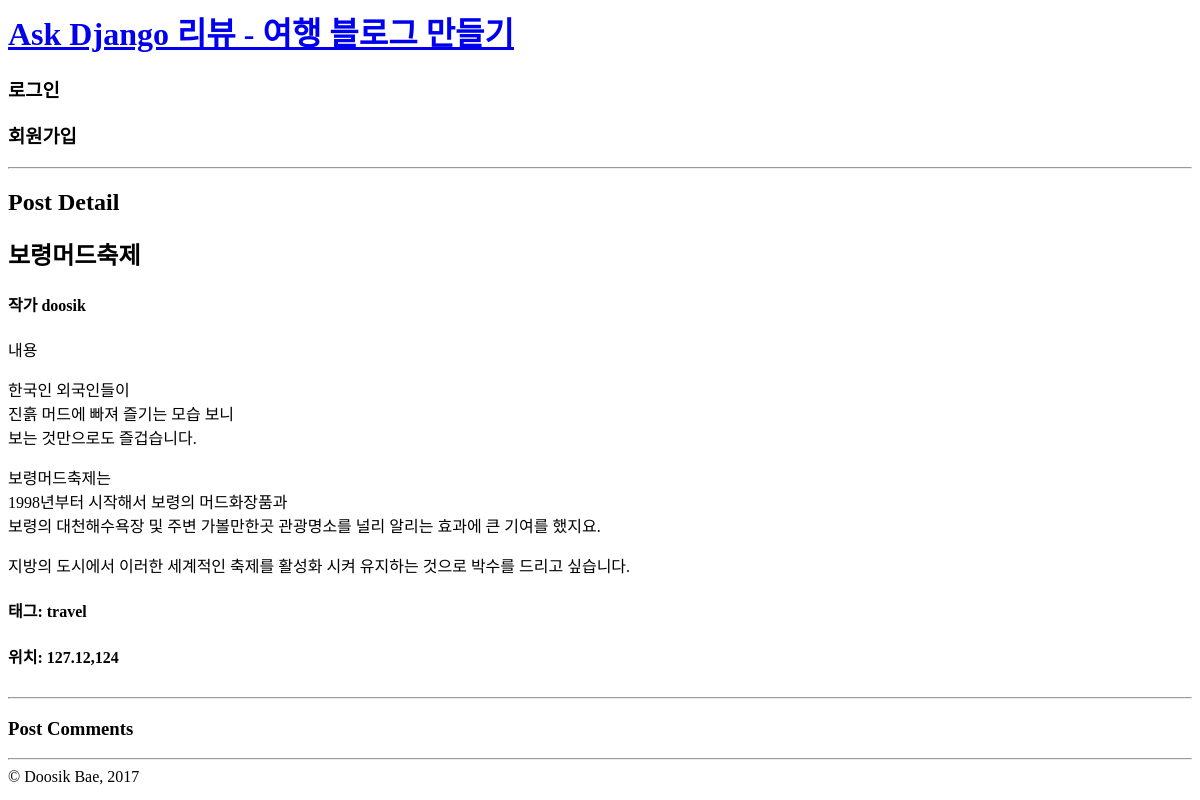
The page /post/detail/1/ on the database as committed earlier.
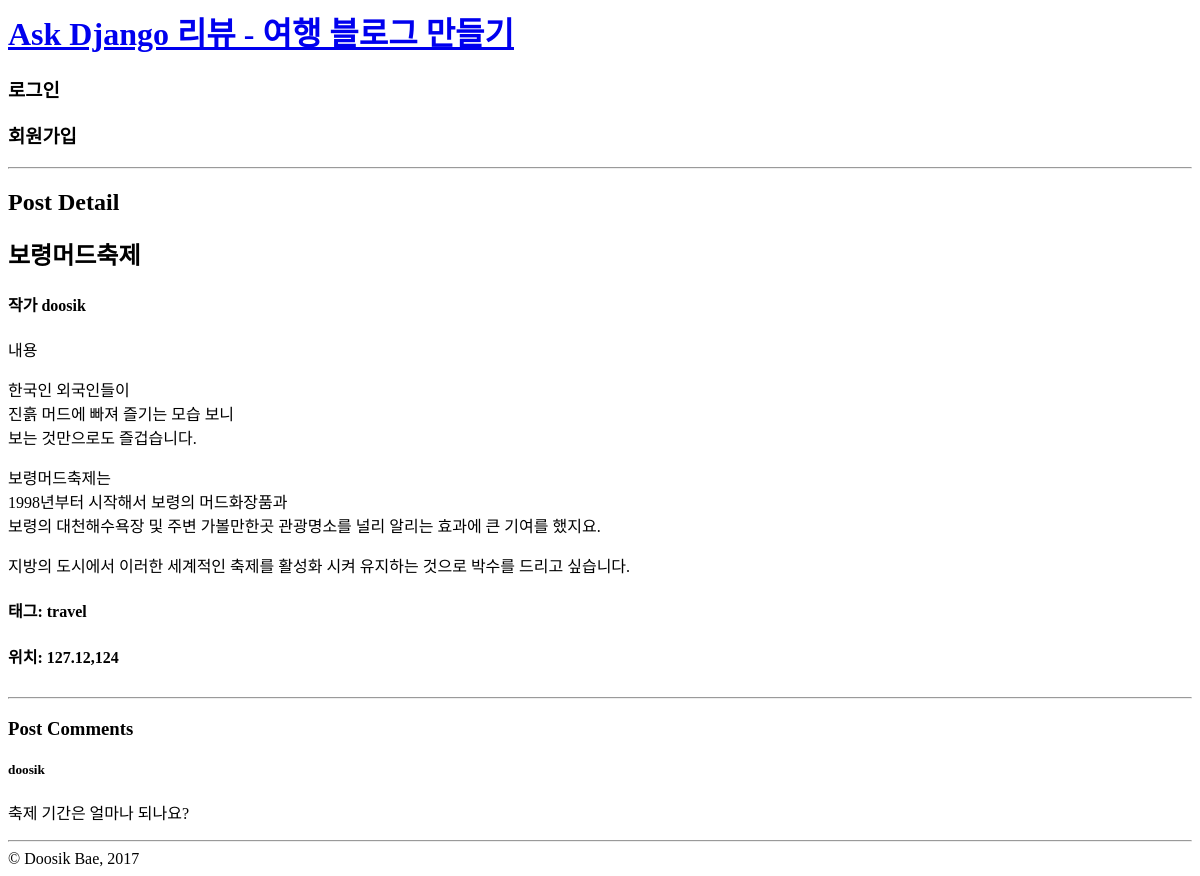
The same page on the database as committed later.
### blog/models.py (models this page shows)
class TimeStamp(models.Model):
    created_at = models.DateTimeField(auto_now_add=True)
    updated_at = models.DateTimeField(auto_now=True)
    class Meta:
        abstract = True #추상적인거 ...다른 모델에 공통적으로 쓰려고 만든거.

class Comment(TimeStamp):
    post =  models.ForeignKey(Post)
    author = models.CharField(max_length=40)
    message = models.TextField(max_length=100)

### blog/views.py (the view)
# urls.py: url(r'^post/detail/(?P<id>\d+)/$',views.post_detail,name='post_detail'),
def post_detail(request,id):
    post = get_object_or_404(Post,id=id)
    comments = post.comment_set.all()
    return render(request,'blog/post_detail.html',{
        'post':post,
        'comments':comments,
    })

### blog/templates/blog/post_detail.html
{% extends 'layout.html' %}
{% block contents %}
    <hr/>
    <H2>Post Detail</H2>
    <table>
        <h2> {{ post.title }}</h2>
        <h4>작가 {{ post.author }}</h4>
        <p>내용 {{ post.content |linebreaks }}</p>
        <h4>태그: {{ post.tags }}</h4>
        <h4>위치: {{ post.lnglat }}</h4>
    </table>
    <hr/>
    <h3>Post Comments</h3>
    {% for comment in comments %}
        <h5>{{ comment.author }}</h5>
        <p>{{ comment.message }}</p>
    {% endfor %}
{% endblock %}

Rows that differ between the two databases and show on the page:
added Comment: author "doosik", message "축제 기간은 얼마나 되나요?"
